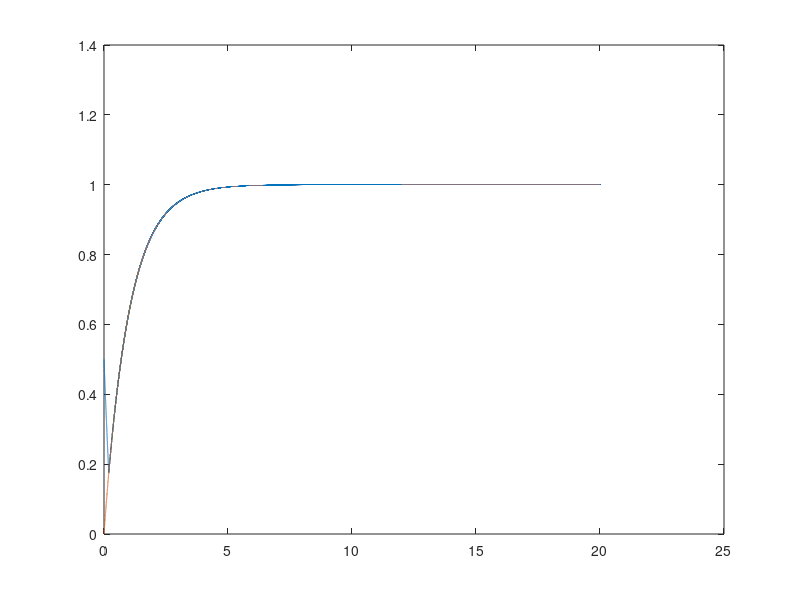
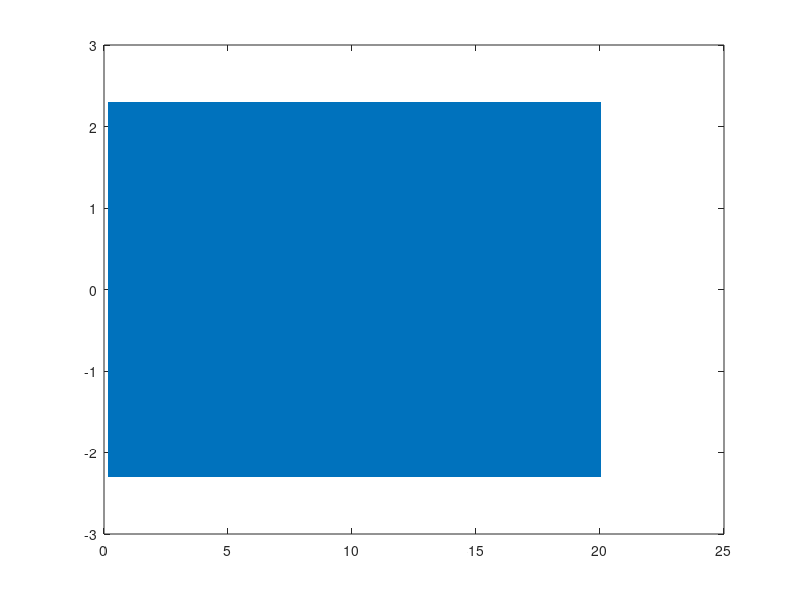
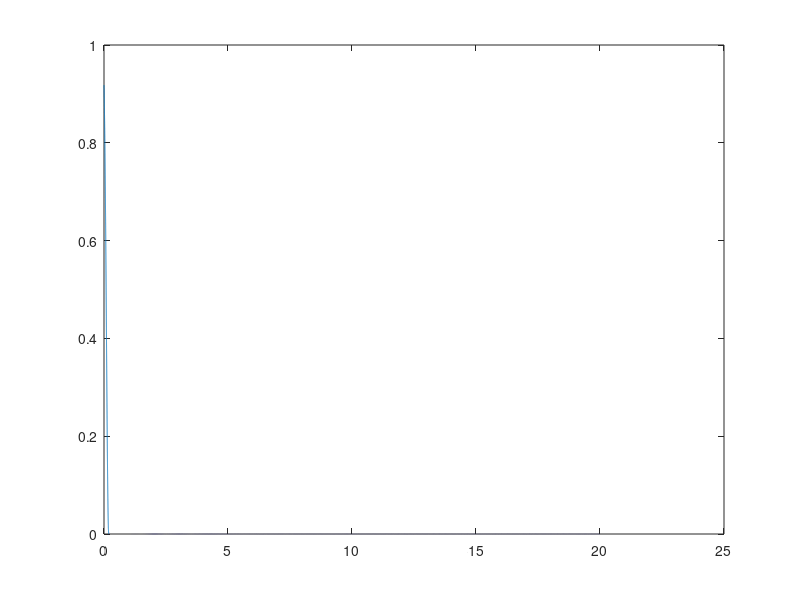
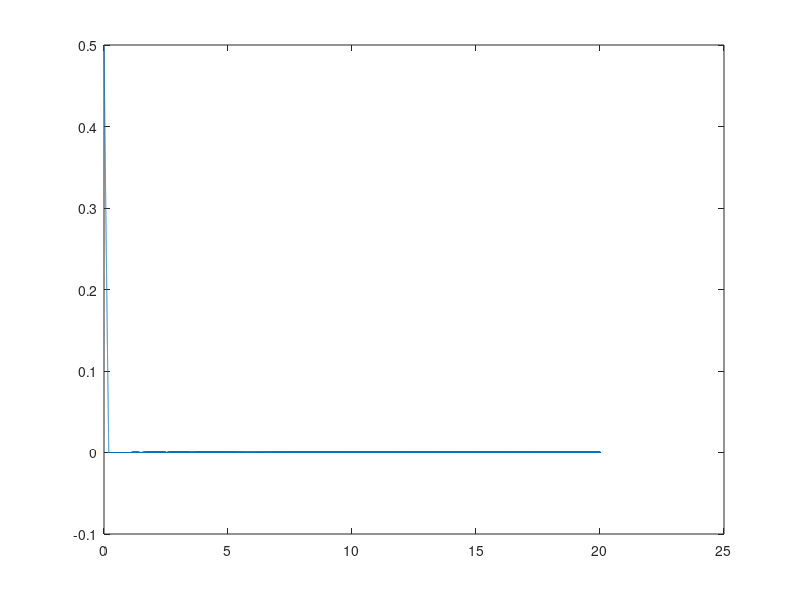

The MATLAB source for these figures, in order:
% Federal University of Rio Grande do Norte
% Title: Dual Mode Adaptive Robust Controller (DMARC)
% Author: Danilo Pena
% Description: DMARC with a first order plant

clear
close all
clc

h = 0.0001; 
t = 0:h:20; 
n = max(size(t)); 

%% Initialization

t_o = zeros(1,n-1);
dym_o = zeros(1,n-1);
ym_o =  zeros(1,n-1);
dy_o = zeros(1,n-1);
y_o = zeros(1,n-1);
eo_o = zeros(1,n-1);
dteta1_o = zeros(1,n-1);
teta1_o = zeros(1,n-1);
dteta2_o = zeros(1,n-1);
teta2_o = zeros(1,n-1);
u_o = zeros(1,n-1);

% Variables
input_step = ones(1,n);
u = 0;
ym = 0;
y = 0.5;
eo = 0;
am = 1;
km = 1;
ap = -1.1;
kp = 1;
teta1 = 0;
teta2 = 0;
teta1barra = 2.3;
teta2barra = 1.3;
%teta1estrela = -2;
%teta2estrela = 1;
sigma = 0.9;
L = 0.1;
mi = 1;

%% Loops

for  k=1:n

    r = input_step(k);

    % Reference model
    dym = - am*ym + km*r;
    dym_o(k) = dym;

    ym = dym*h + ym;
    ym_o(k) = ym;

    % Plant
    dy = - ap*y + kp*u;
    dy_o(k) = dy;
        
    y = dy*h + y;
    y_o(k) = y;
    
    % Control Law
    u = teta1*y + teta2*r;
    u_o(k) = u;
    
    % Error
    eo = y - ym;
    eo_o(k) = eo;  
   
    % Controller parameters
    mi = 1- exp(-((eo*eo)/L));
    mi_o(k) = mi;
    %mi=1;
    
    if mi<0.1 && mi>=1 % MRAC
        %dteta1 = -(sigma/mi)*teta1 - (sigma/mi)*teta1barra*sign(eo*y);
        %dteta2 = -(sigma/mi)*teta2 - (sigma/mi)*teta2barra*sign(eo*r);
        dteta1 = -sigma*teta1 - sigma*teta1barra*sign(eo*y);
        dteta2 = -sigma*teta2 - sigma*teta2barra*sign(eo*r);
        teta1 = dteta1*h + teta1;
        teta2 = dteta2*h + teta2;
    else  % VS-MRAC
        teta1 = - teta1barra*sign(eo*y);
        teta2 = -teta2barra*sign(eo*r);
    end 
    
    teta1_o(k) = teta1;
    teta2_o(k) = teta2;
    
    t_o(k) = k*h;
end

%% Plots

figure (1)
plot(t_o,y_o,t_o,ym_o)

figure (2)
plot(t_o,teta1_o)

%figure (3)
%plot(t_o,teta2_o)

%figure (4)
%plot(t_o,u_o)

%figure (5)
%plot(t_o,eo_o)

figure (3)
plot(t_o,mi_o)

figure (4)
plot(t_o,eo_o)